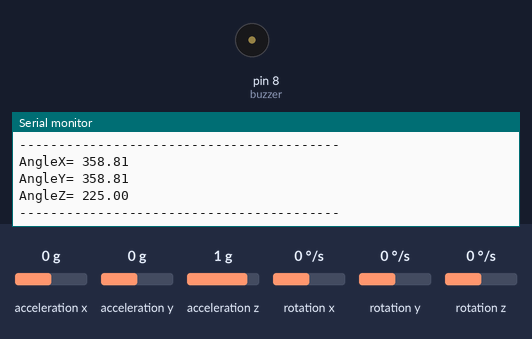
Simulated run of this sketch. Board: Arduino Uno, built with avr-gcc and run on an emulated ATmega328P. Shown: buzzer (waves = sounding, pin HIGH), the last lines printed to the serial monitor. Wiring (inferred from the names in the program): MPU-6050 motion sensor at I2C address 0x68. Inputs (shaded band) come from the test bench; at power-on: acceleration y 0 g, acceleration x 0 g, acceleration z 1 g, rotation x 0 °/s, rotation y 0 °/s, rotation z 0 °/s.

Above: at 1.2 s.
1.3 s: acceleration y set to 0.8 g
At 2.01 s:
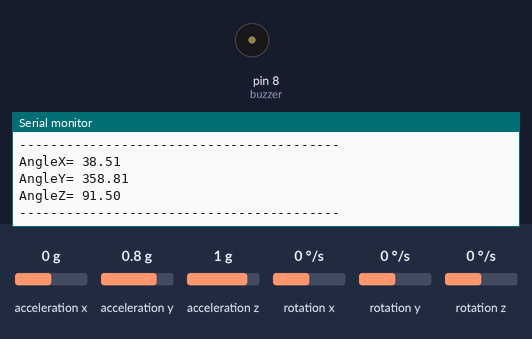
4.3 s: acceleration x set to -1.4 g
At 5.0 s:
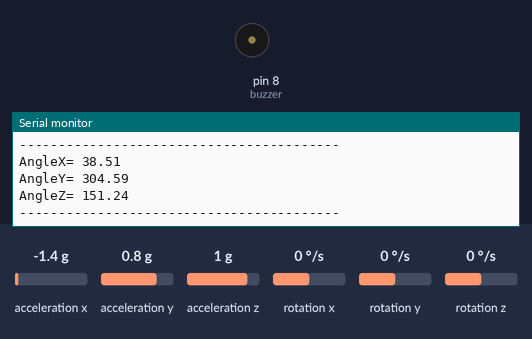
7.3 s: acceleration z set to -1.4 g
At 8.0 s:
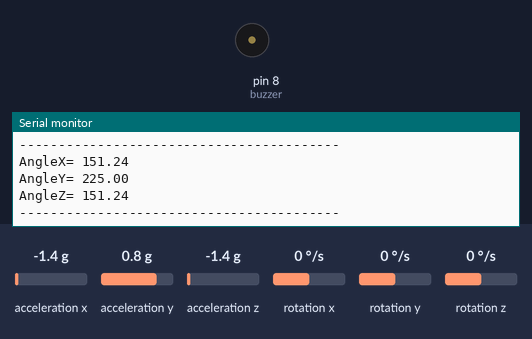
Timing chart, 0 to 10.3 s (numbered marks = the images above; inputs shaded):
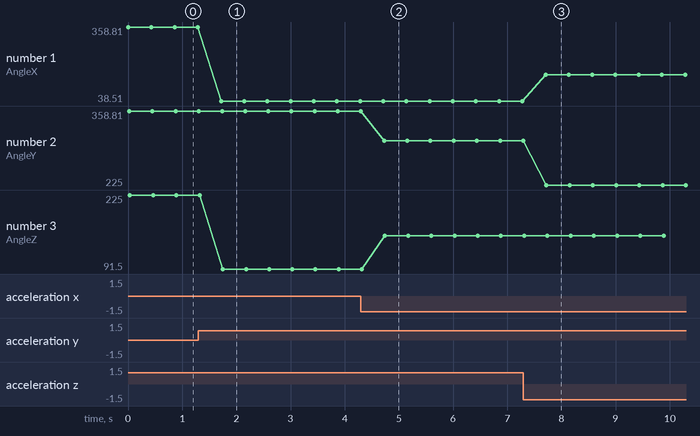

Measured:
- after the input at 1.3 s, the serial monitor: prints a new line after 0.42 s (image 1)
- after the input at 4.3 s, the serial monitor: prints a new line after 0.43 s (image 2)
- after the input at 7.3 s, the serial monitor: prints a new line after 0.41 s (image 3)
- plotted number 1: 358.81 → 38.51 after the input at 1.3 s
- plotted number 2: 358.81 → 304.59 after the input at 4.3 s, 304.59 → 225 after the input at 7.3 s
- plotted number 3: 225 → 91.5 after the input at 1.3 s, 91.5 → 151.24 after the input at 4.3 s

The sketch:

Ebrahim_Tahmasebi_Boldaji_gy_521.ino
```cpp
// I used this website to set up the sensore
// https://projecthub.arduino.cc/Nicholas_N/how-to-use-the-accelerometer-gyroscope-gy-521-647e65

#include<Wire.h>  // this imports the Wire library, which allows the Arduino to communicate over I2C

const int MPU_addr=0x68;  //This defines the I2C address of the MPU6050.
const int buzzer = 8;        // Buzzer connected to pin 8


int16_t AcX,AcY,AcZ,Tmp,GyX,GyY,GyZ; //A data type that holds 16-bit integers (values from -32,768 to 32,767)

int minVal=265; //These are calibration values for the accelerometer (used to convert raw readings to angles).
int maxVal=402;

double x; double y; double z; //A floating-point number for more precise angle calculations

void setup()
    {
    Wire.begin();                     //Initializes the I2C bus for communication with the MPU6050 sensor.

    Wire.beginTransmission(MPU_addr);
    Wire.write(0x6B);                //Begins communication with the sensor at I2C address 0x68
    Wire.write(0);                  //This sends 0 to the power management register, effectively waking up the sensor
    Wire.endTransmission(true);     //Ends the communication and saves the settings
    Serial.begin(9600);             //Starts serial communication at 9600 baud rate (bits per second).
    pinMode(buzzer, OUTPUT);
    }

void loop(){

    Wire.beginTransmission(MPU_addr);     //Starts communication with the sensor at the address 0x68 (MPU)

    Wire.write(0x3B);                     //
    Wire.endTransmission(false);          // Ends this part of the transmission without releasing the I2C bus (false keeps the connection active).
    Wire.requestFrom(MPU_addr,14,true);   // Requests 14 bytes of data from the MPU6050:
    AcX=Wire.read()<<8|Wire.read();       // Wire.read() reads one byte at a time.
    AcY=Wire.read()<<8|Wire.read();
    AcZ=Wire.read()<<8|Wire.read();
    int xAng = map(AcX,minVal,maxVal,-90,90); // map() scales the raw sensor values from minVal to maxVal into an angle range -90° to +90°
    int yAng = map(AcY,minVal,maxVal,-90,90);
    int zAng = map(AcZ,minVal,maxVal,-90,90);

    x= RAD_TO_DEG * (atan2(-yAng, -zAng)+PI);   // -yAng, -zAng, etc.: Negative signs flip directions to ensure correct orientation.
    y= RAD_TO_DEG * (atan2(-xAng, -zAng)+PI);   //PI shifts the angle output to the correct quadrant.
    z= RAD_TO_DEG * (atan2(-yAng, -xAng)+PI); //RAD_TO_DEG converts radians to degrees & atan2() calculates the arc tangent

    Serial.print("AngleX= "); Serial.println(x); // Outputs the calculated X, Y, Z angles to the Serial Monitor

    Serial.print("AngleY= "); Serial.println(y);

    Serial.print("AngleZ= "); Serial.println(z);
    Serial.println("-----------------------------------------");
    delay(400);

    // After this the sevomotor and buzzer code should be added
    // It is like that whenever the angle of gyro is more than threshold value = 25
    // the buzzer will active
    // during the reading of angle the motor will rotate in the oposite direction of the equavalent angle to stablize the system

}
```
